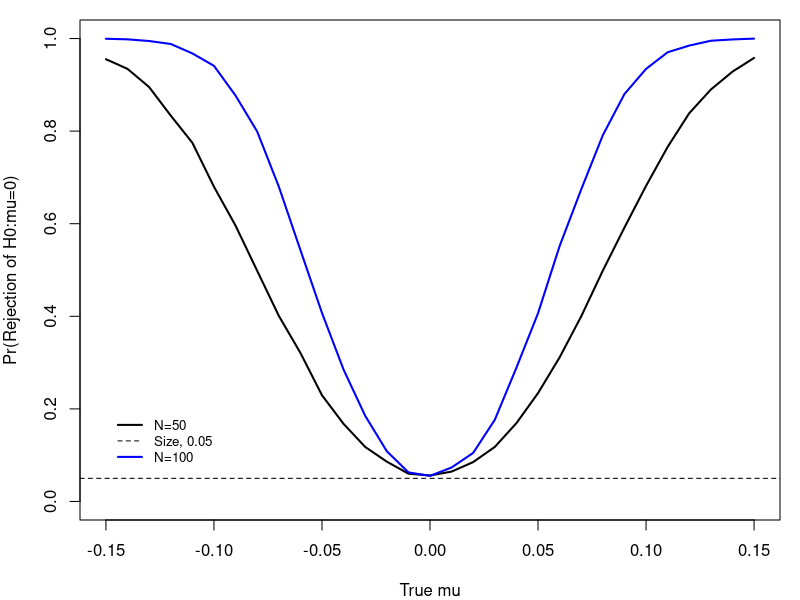

Recreate this plot in R.


# Goal: Simulation to study size and power in a simple problem.

set.seed(101)

# The data generating process: a simple uniform distribution with stated mean
dgp <- function(N,mu) {runif(N)-0.5+mu}

# Simulate one FIXED hypothesis test for H0:mu=0, given a true mu for a sample size N
one.test <- function(N, truemu) {
  x <- dgp(N,truemu)
  muhat <- mean(x)
  s <- sd(x)/sqrt(N)
  # Under the null, the distribution of the mean has standard error s
  threshold <- 1.96*s
  (muhat < -threshold) || (muhat > threshold)
} # Return of TRUE means reject the null

# Do one experiment, where the fixed H0:mu=0 is run Nexperiments times with a sample size N.
# We return only one number: the fraction of the time that H0 is rejected.
experiment <- function(Nexperiments, N, truemu) {
  sum(replicate(Nexperiments, one.test(N, truemu)))/Nexperiments
}

# Measure the size of a test, i.e. rejections when H0 is true
experiment(10000, 50, 0)
# Measurement with sample size of 50, and true mu of 0.

# Power study: I.e. Pr(rejection) when H0 is false
# (one special case in here is when the H0 is actually true)

muvalues <- seq(-.15,.15,.01)
  # When true mu < -0.15 and when true mu > 0.15,
  # the Pr(rejection) veers to 1 (full power) and it's not interesting.

# First do this with sample size of 50
results <- NULL
for (truth in muvalues) {
  results <- c(results, experiment(10000, 50, truth))
}
par(mai=c(.8,.8,.2,.2))
plot(muvalues, results, type="l", lwd=2, ylim=c(0,1),
     xlab="True mu", ylab="Pr(Rejection of H0:mu=0)")
abline(h=0.05, lty=2)

# Now repeat this with sample size of 100 (should yield a higher power)
results <- NULL
for (truth in muvalues) {
  results <- c(results, experiment(10000, 100, truth))
}
lines(muvalues, results, lwd=2, col="blue")
legend(x=-0.15, y=.2, lwd=c(2,1,2), lty=c(1,2,1), cex=.8,
       col=c("black","black","blue"), bty="n",
       legend=c("N=50", "Size, 0.05", "N=100"))

